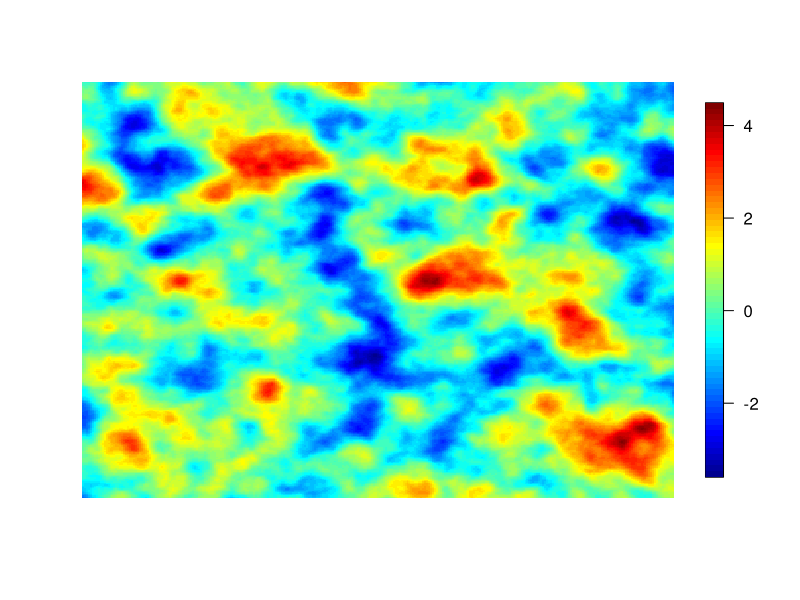
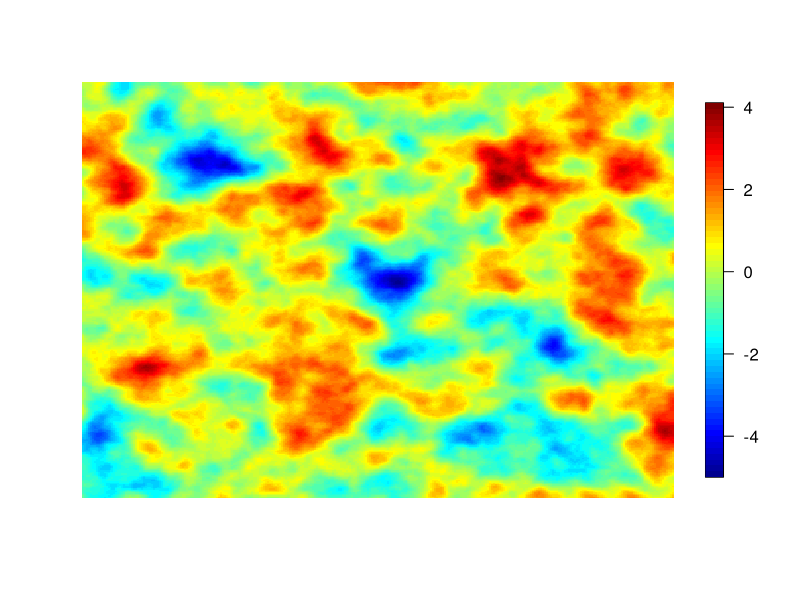
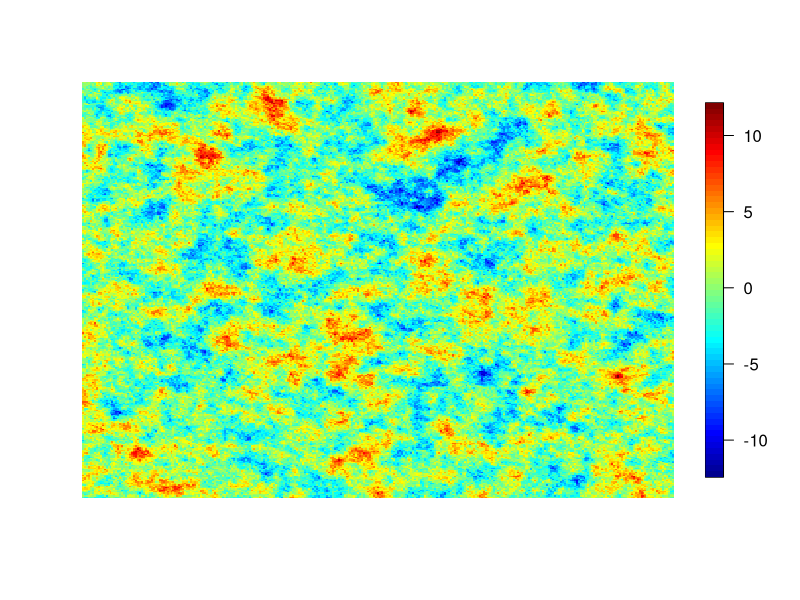
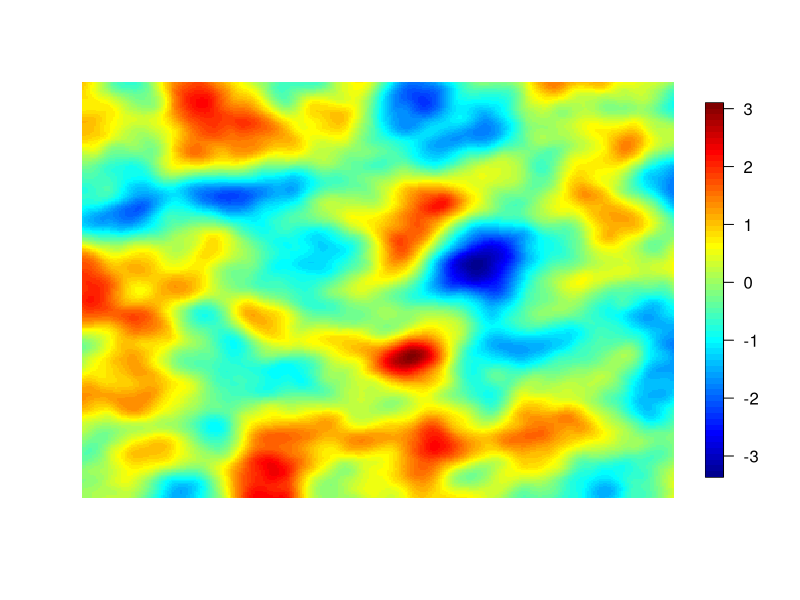
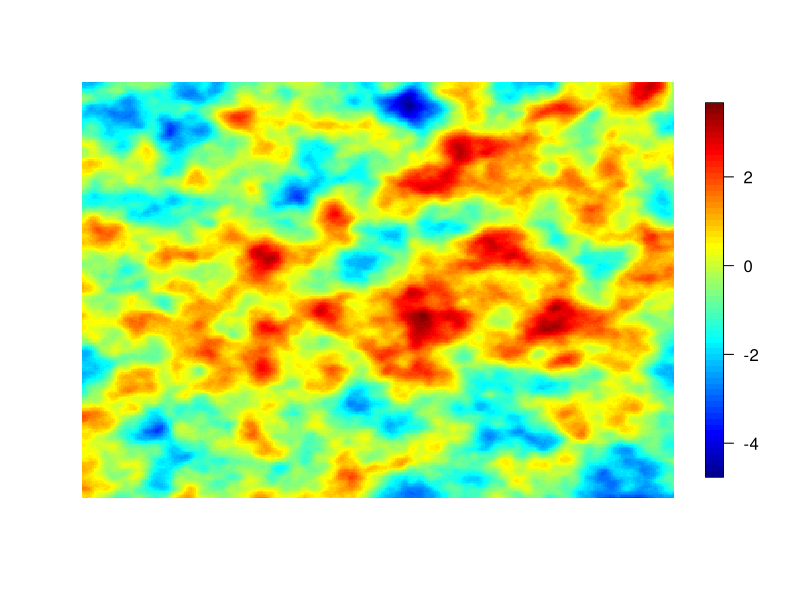
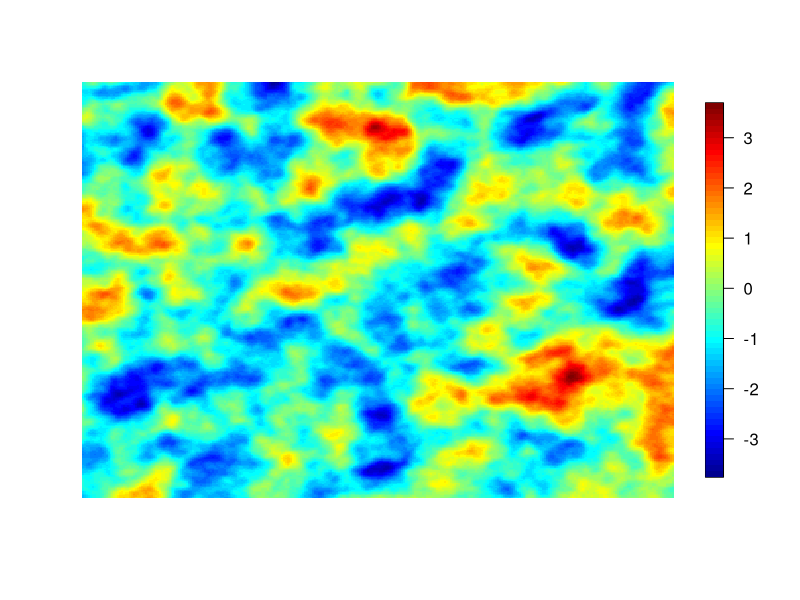
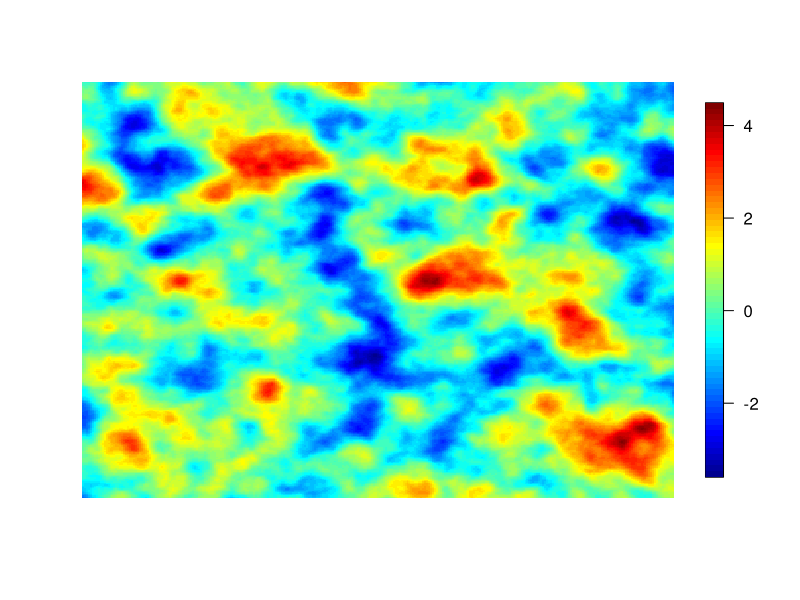
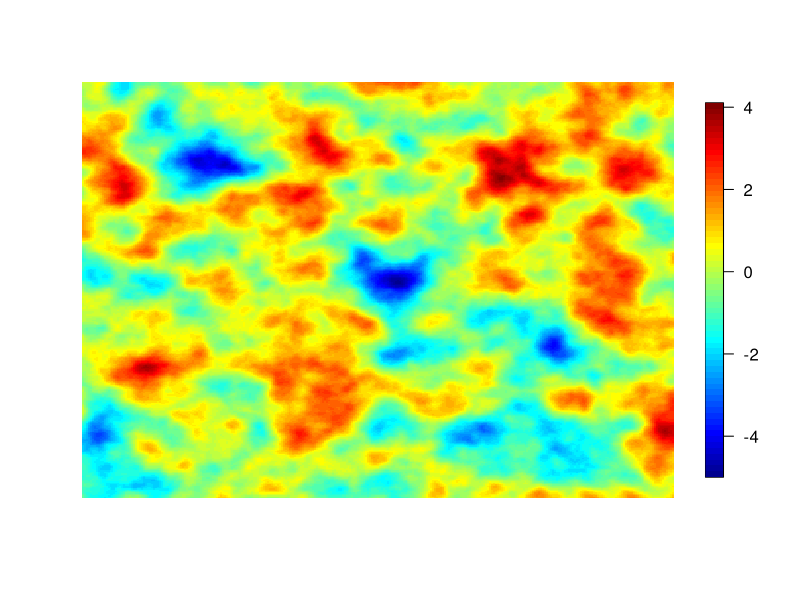

The R script that drew these images, in order:

x <- seq(0, 25, length.out = 301)

grid <- matrix(ncol = 2, unlist(expand.grid(x, x)))
library(fields)
g <- function(h, a, nu, d = 2) {
  a^d * gamma(nu + d/2)/gamma(nu)/pi^(d/2)/(1 + a^2 * h^2)^(nu + d/2)
}

g_new <- function(h, a, nu, d = 2) {
  1/(1 + a^2 * h^2)^(nu + d/2)
}

h_fun <- function(h, a1, a2, nu1, nu2, d = 2) {
  1/(1 + complex(imaginary = a1 * h))^(nu1 + d/2)/ 
    (1 + complex(imaginary = -a2 * h))^(nu2 + d/2)
}

h_fun2 <- function(h, a1, a2, nu1, nu2, d = 2) {
  if (h[1] > 0) {
    1/(1 + complex(imaginary = a1 * sqrt(sum(h^2))))^(nu1 + d/2)/ 
      (1 + complex(imaginary = -a2 * sqrt(sum(h^2))))^(nu2 + d/2)
  } else {
    -1/(1 + complex(imaginary = a1 * sqrt(sum(h^2))))^(nu1 + d/2)/ 
      (1 + complex(imaginary = -a2 * sqrt(sum(h^2))))^(nu2 + d/2)
  }
}

h_fun2 <- function(h, a1, a2, nu1, nu2, d = 2) {
  if (h[1] > 0) {
    complex(imaginary = 0.97)/(1 + complex(imaginary = a1 * sqrt(sum(h^2))))^(nu1 + d/2)/ 
      (1 + complex(imaginary = -a2 * sqrt(sum(h^2))))^(nu2 + d/2)
  } else {
    complex(imaginary = -0.97)/(1 + complex(imaginary = a1 * sqrt(sum(h^2))))^(nu1 + d/2)/ 
      (1 + complex(imaginary = -a2 * sqrt(sum(h^2))))^(nu2 + d/2)
  }
}


nu1 <- 1.5
nu2 <- 1.5
a <- 1

simu_bivariate <- function(grid, L = 1000, nu1 = 1.5, nu2 = 1.5, g_new, cc_fun) {
  sim_field <- matrix(nrow = nrow(grid), ncol = 2, 0)
  for (p in 1:2) {
    for(l in 1:L) {
      phi <- runif(n = 1, 0, 2 * pi)
      sim_vals <- rnorm(2)/sqrt(rgamma(n = 1,shape = .5))
      test_g <- g_new(sqrt(sum(sim_vals^2)), a = 1, nu = nu1)
      test_g12 <- cc_fun(sim_vals, a1 = 1, a2 = 1, nu1 = nu1, nu2 = nu2)
      test_g22 <- g_new(sqrt(sum(sim_vals^2)), a = 1, nu = nu2)
      
      right_mat <- matrix(2*c(test_g, test_g12, test_g12, test_g22), nrow = 2, ncol = 2) /
        g(sqrt(sum(sim_vals^2)), a = 1, nu = .5)
      eig_mat <- eigen(right_mat, symmetric = T)
      sqrt_mat <- eig_mat$vectors %*% diag(sqrt(eig_mat$values))
      sqrt_mat_re <- Re(sqrt_mat)
      sqrt_mat_im <- Im(sqrt_mat)
      ap <- sqrt_mat_re[,p]
      bp <- sqrt_mat_im[,p]
      # do vectorized version
      ap_mat <- matrix(nrow = nrow(sim_field),ncol = 2, byrow = T, ap)
      sim_vals_mat <- matrix(nrow = nrow(sim_field),ncol = 2, byrow = T, sim_vals)
      bp_mat <- matrix(nrow = nrow(sim_field),ncol = 2, byrow = T, bp)
      sim_field <- sim_field + 1/sqrt(L) * ap_mat * cos(rowSums(grid * sim_vals_mat) + phi) +
        1/sqrt(L) * bp_mat * sin(rowSums(grid * sim_vals_mat) + phi)  
    }
  }
  sim_field
}

set.seed(40)
sim_f <- simu_bivariate(grid, L = 1000, nu1 = 1.5, nu2 = 1.5, g_new = g_new, cc_fun = h_fun2)
image.plot(matrix(sim_f[,1], nrow = length(x)), axes = F)
image.plot(matrix(sim_f[,2], nrow = length(x)), axes = F)

png('simu_spatial1.png', height = 550, width = 550)
image.plot(matrix(sim_f[,1], nrow = length(x)), axes = F)
dev.off()

png('simu_spatial2.png', height = 550, width = 550)
image.plot(matrix(sim_f[,2], nrow = length(x)), axes = F)
dev.off()

set.seed(45)
sim_f <- simu_bivariate(grid, L = 1000, nu1 = .4, nu2 = 2.5, g_new = g_new, cc_fun = h_fun2)
image.plot(matrix(sim_f[,1], nrow = length(x)), axes = F)
image.plot(matrix(sim_f[,2], nrow = length(x)), axes = F)

png('simu_spatial3.png', height = 550, width = 550)
image.plot(matrix(sim_f[,1], nrow = length(x)), axes = F)
dev.off()

png('simu_spatial4.png', height = 550, width = 550)
image.plot(matrix(sim_f[,2], nrow = length(x)), axes = F)
dev.off()


h_fun3 <- function(h, a1, a2, nu1, nu2, d = 2) {
  if (h[1] > 0) {
    if (h[2] > 0) {
      complex(real = 0.97)/(1 + complex(imaginary = a1 * sqrt(sum(h^2))))^(nu1 + d/2)/ 
        (1 + complex(imaginary = -a2 * sqrt(sum(h^2))))^(nu2 + d/2)
    } else {
      complex(real = -0.97)/(1 + complex(imaginary = a1 * sqrt(sum(h^2))))^(nu1 + d/2)/ 
        (1 + complex(imaginary = -a2 * sqrt(sum(h^2))))^(nu2 + d/2)
    }
    
  } else {
    if (h[2] > 0) {
      complex(real = -0.97)/(1 + complex(imaginary = a1 * sqrt(sum(h^2))))^(nu1 + d/2)/ 
        (1 + complex(imaginary = -a2 * sqrt(sum(h^2))))^(nu2 + d/2)
    } else {
      complex(real = 0.97)/(1 + complex(imaginary = a1 * sqrt(sum(h^2))))^(nu1 + d/2)/ 
        (1 + complex(imaginary = -a2 * sqrt(sum(h^2))))^(nu2 + d/2)
    }
  }
}

set.seed(22)

sim_f <- simu_bivariate(grid, L = 1000, nu1 = 1.5, nu2 = 1.5, g_new = g_new, cc_fun = h_fun3)
image.plot(matrix(sim_f[,1], nrow = length(x)), axes = F)
image.plot(matrix(sim_f[,2], nrow = length(x)), axes = F)

png('simu_spatial5.png', height = 550, width = 550)
image.plot(matrix(sim_f[,1], nrow = length(x)), axes = F)
dev.off()

png('simu_spatial6.png', height = 550, width = 550)
image.plot(matrix(sim_f[,2], nrow = length(x)), axes = F)
dev.off()
